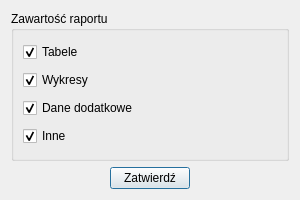
<?xml version="1.0" encoding="UTF-8"?>
<ui version="4.0">
 <class>Dialog_Report_Content</class>
 <widget class="QDialog" name="Dialog_Report_Content">
  <property name="windowModality">
   <enum>Qt::ApplicationModal</enum>
  </property>
  <property name="geometry">
   <rect>
    <x>0</x>
    <y>0</y>
    <width>300</width>
    <height>200</height>
   </rect>
  </property>
  <property name="minimumSize">
   <size>
    <width>300</width>
    <height>200</height>
   </size>
  </property>
  <property name="maximumSize">
   <size>
    <width>300</width>
    <height>200</height>
   </size>
  </property>
  <property name="windowTitle">
   <string>Ustawienia raportu</string>
  </property>
  <layout class="QVBoxLayout" name="verticalLayout_2">
   <item>
    <widget class="QGroupBox" name="groupBox_Report_Content">
     <property name="title">
      <string>Zawartość raportu</string>
     </property>
     <layout class="QVBoxLayout" name="verticalLayout">
      <item>
       <widget class="QCheckBox" name="checkBox_Table">
        <property name="contextMenuPolicy">
         <enum>Qt::NoContextMenu</enum>
        </property>
        <property name="text">
         <string>Tabele</string>
        </property>
        <property name="checked">
         <bool>true</bool>
        </property>
       </widget>
      </item>
      <item>
       <widget class="QCheckBox" name="checkBox_Charts">
        <property name="text">
         <string>Wykresy</string>
        </property>
        <property name="checked">
         <bool>true</bool>
        </property>
       </widget>
      </item>
      <item>
       <widget class="QCheckBox" name="checkBox_Additional_Data">
        <property name="text">
         <string>Dane dodatkowe</string>
        </property>
        <property name="checked">
         <bool>true</bool>
        </property>
       </widget>
      </item>
      <item>
       <widget class="QCheckBox" name="checkBox_Other">
        <property name="text">
         <string>Inne</string>
        </property>
        <property name="checked">
         <bool>true</bool>
        </property>
       </widget>
      </item>
     </layout>
    </widget>
   </item>
   <item>
    <layout class="QHBoxLayout" name="horizontalLayout">
     <item>
      <spacer name="horizontalSpacer">
       <property name="orientation">
        <enum>Qt::Horizontal</enum>
       </property>
       <property name="sizeHint" stdset="0">
        <size>
         <width>40</width>
         <height>20</height>
        </size>
       </property>
      </spacer>
     </item>
     <item>
      <widget class="QPushButton" name="pushButton_Confirm">
       <property name="text">
        <string>Zatwierdź</string>
       </property>
      </widget>
     </item>
     <item>
      <spacer name="horizontalSpacer_2">
       <property name="orientation">
        <enum>Qt::Horizontal</enum>
       </property>
       <property name="sizeHint" stdset="0">
        <size>
         <width>40</width>
         <height>20</height>
        </size>
       </property>
      </spacer>
     </item>
    </layout>
   </item>
  </layout>
 </widget>
 <resources/>
 <connections/>
</ui>
